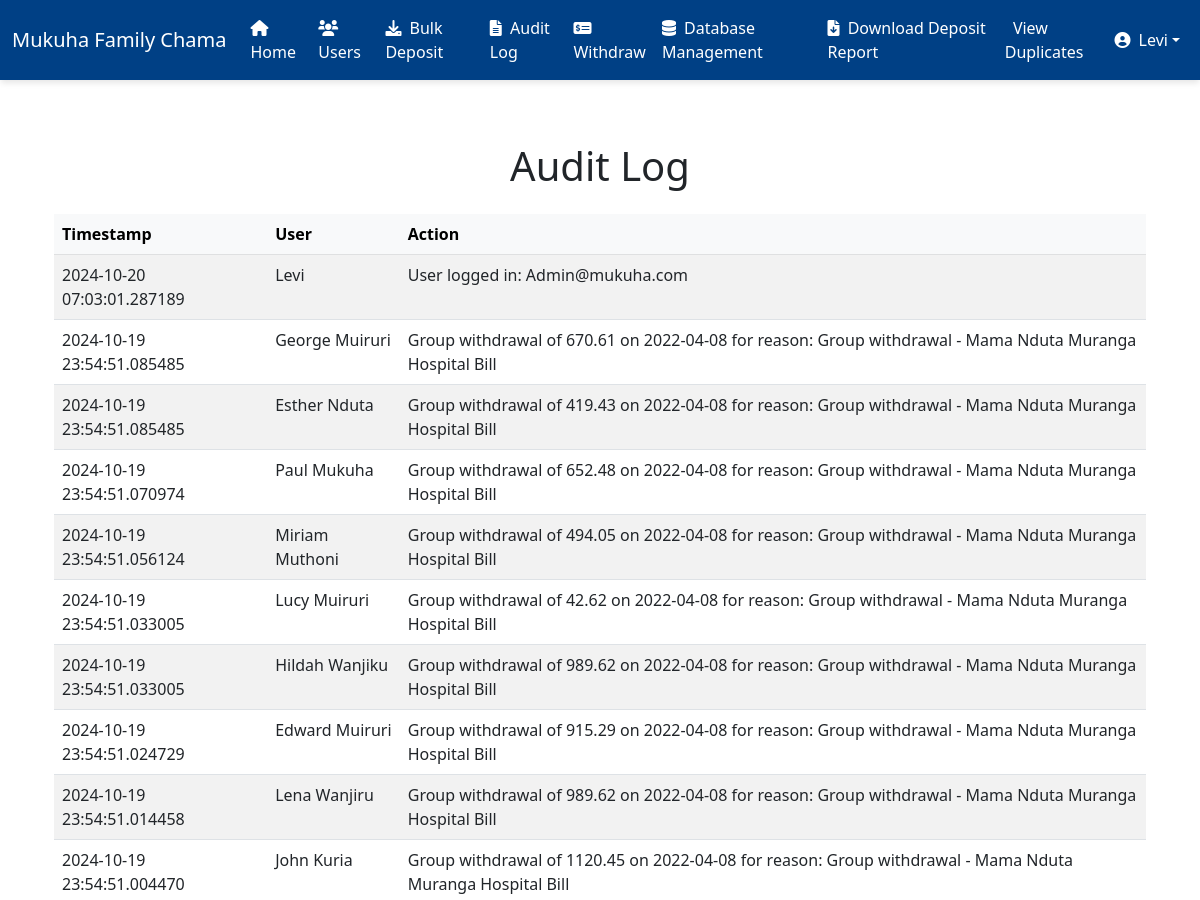
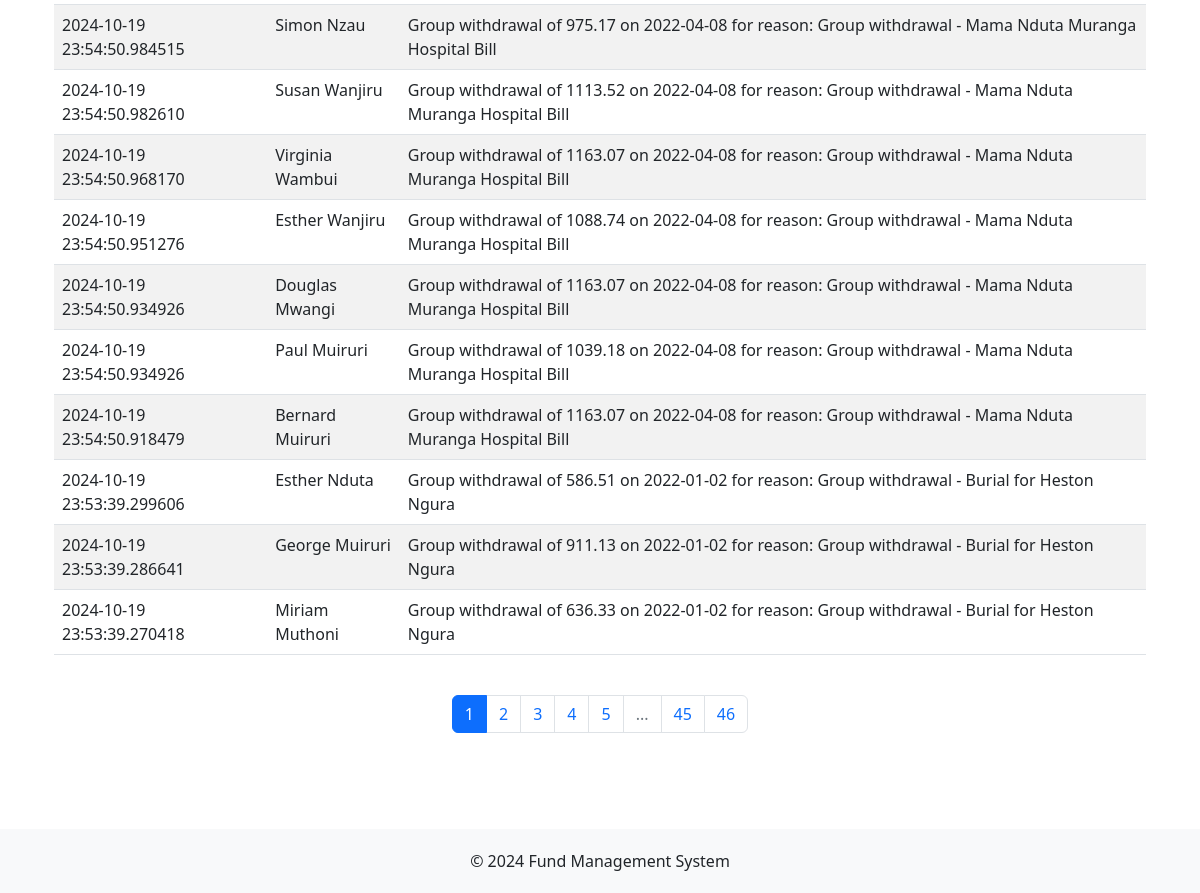
The app's page /audit_log (signed in), older data (2 pictures, top to bottom).
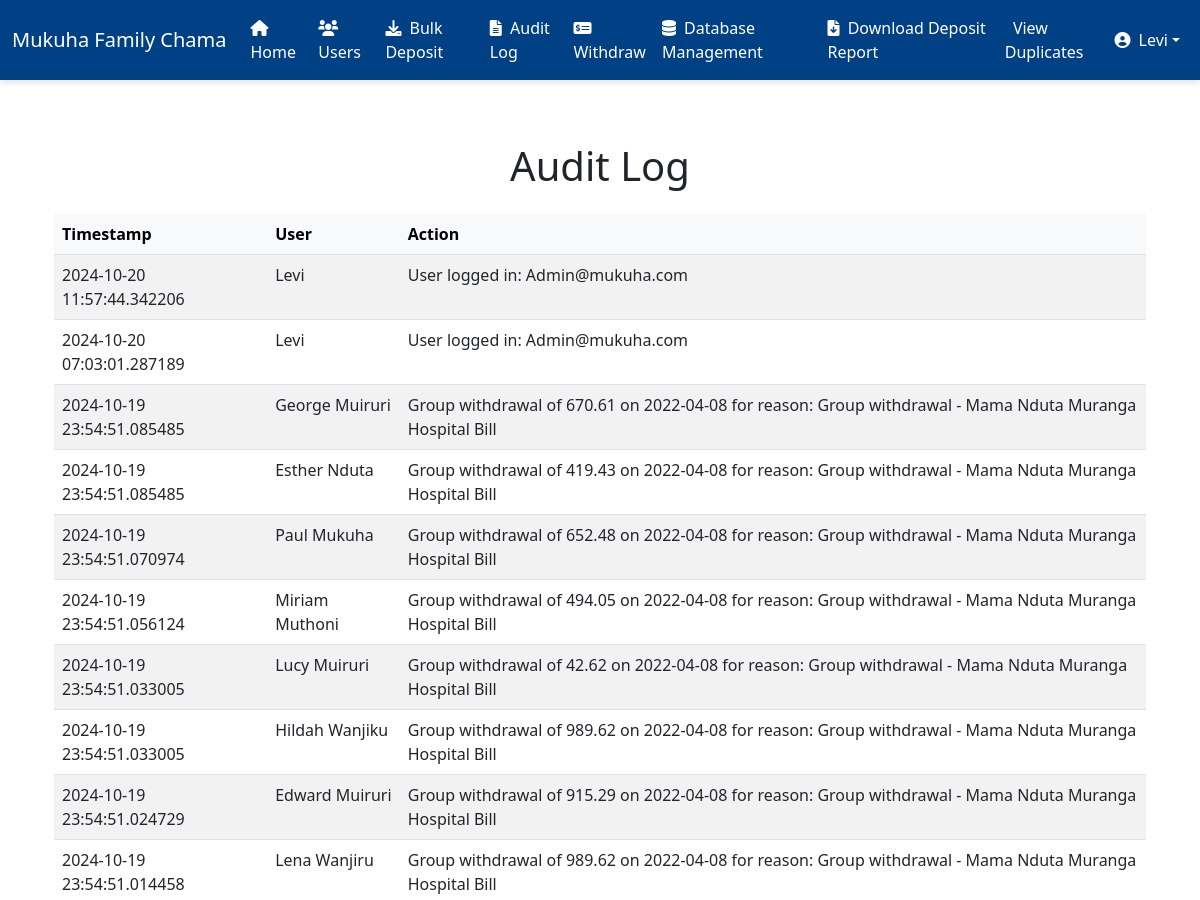
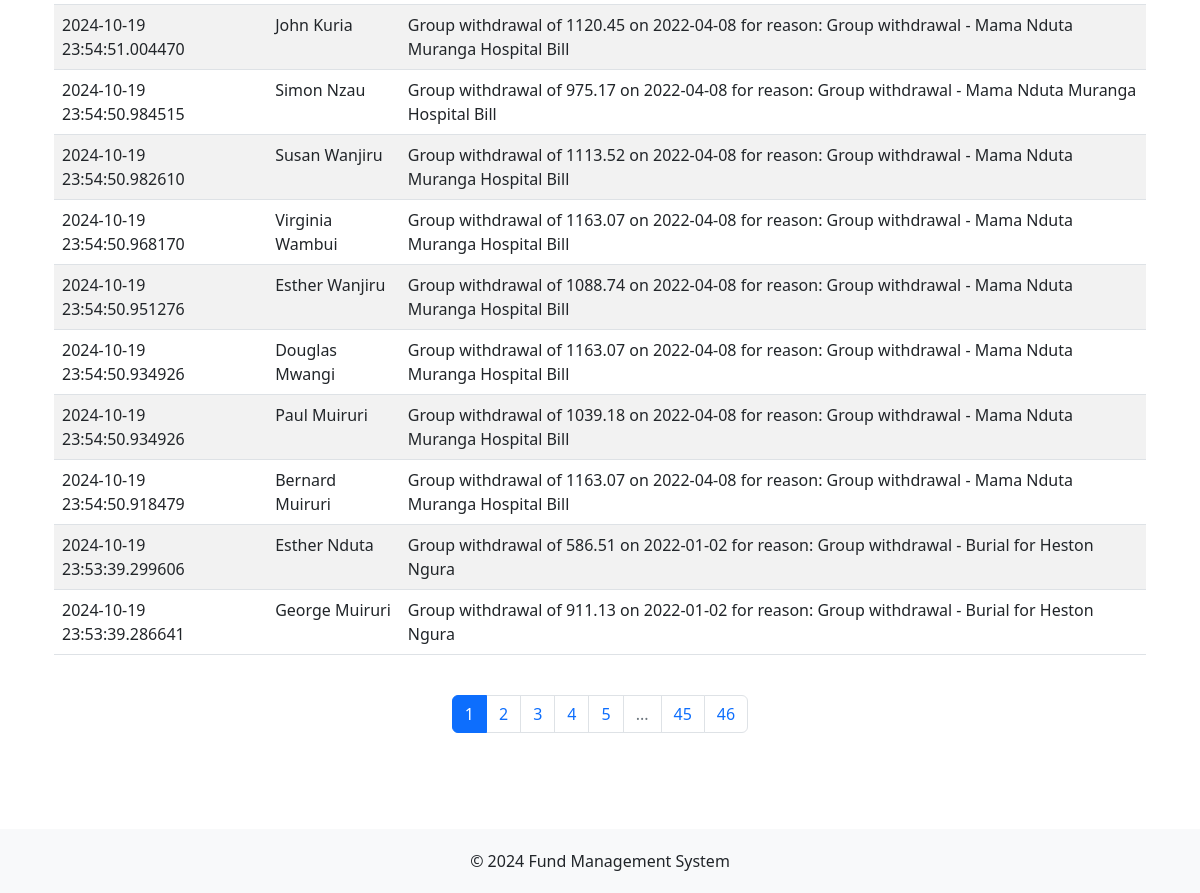
The same page, newer data (2 pictures, top to bottom).
### app.py (models this page shows, shortened)
class User(db.Model):
    id = db.Column(db.Integer, primary_key=True)
    name = db.Column(db.String(80), nullable=False)
    email = db.Column(db.String(120), unique=True, nullable=False)
    password = db.Column(db.String(255), nullable=False)
    role = db.Column(db.String(20), nullable=False, default='member')
    is_password_changed = db.Column(db.Boolean, default=False)
    deposits = db.relationship('Deposit', backref='user', lazy='dynamic')
    withdrawals = db.relationship('Withdrawal', backref='user', lazy='dynamic')

class AuditLog(db.Model):
    id = db.Column(db.Integer, primary_key=True)
    user_id = db.Column(db.Integer, db.ForeignKey('user.id'), nullable=False)
    action = db.Column(db.String(200), nullable=False)
    timestamp = db.Column(db.DateTime, nullable=False, default=datetime.utcnow)
    user = db.relationship('User', backref=db.backref('audit_logs', lazy='dynamic'))

### app.py (the view)
@app.route('/audit_log')
@login_required
@password_change_required
def audit_log():
    page = request.args.get('page', 1, type=int)
    per_page = 20  # Number of logs per page
    logs = AuditLog.query.order_by(AuditLog.timestamp.desc()).paginate(page=page, per_page=per_page, error_out=False)
    return render_template('audit_log.html', logs=logs)

### app.py (called while the page is built)
def login_required(f):
    @wraps(f)
    def decorated_function(*args, **kwargs):
        if 'user_id' not in session:
            return redirect(url_for('login', next=request.url))
        return f(*args, **kwargs)
    return decorated_function

def password_change_required(f):
    @wraps(f)
    def decorated_function(*args, **kwargs):
        user_id = session.get('user_id')
        if not user_id:
            return redirect(url_for('login'))
        user = User.query.get(user_id)
        if not user:
            session.pop('user_id', None)  # Clear invalid session
            return redirect(url_for('login'))
        if not user.is_password_changed:
            return redirect(url_for('change_password'))
        return f(*args, **kwargs)
    return decorated_function

@app.context_processor
def inject_user():
    if 'user_id' in session:
        user = User.query.get(session['user_id'])
        return dict(current_user=user)
    return dict(current_user=None)

### templates/audit_log.html (shortened to what this page needs)
{% extends "base.html" %}
{% block content %}
<div class="container my-5">
    <h1 class="text-center mb-4">Audit Log</h1>
    <div class="table-responsive">
        <table class="table table-striped table-hover">
            <thead class="table-light">
                <tr>
                    <th>Timestamp</th>
                    <th>User</th>
                    <th>Action</th>
                </tr>
            </thead>
            <tbody>
                {% for log in logs.items %}
                <tr>
                    <td>{{ log.timestamp }}</td>
                    <td>{{ log.user.name }}</td>
                    <td>{{ log.action }}</td>
                </tr>
                {% endfor %}
            </tbody>
        </table>
    </div>
    <nav aria-label="Page navigation" class="mt-4">
        <ul class="pagination justify-content-center">
            {% for page in logs.iter_pages() %}
                {% if page %}
                    {% if page != logs.page %}
                        <li class="page-item"><a class="page-link" href="{{ url_for('audit_log', page=page) }}">{{ page }}</a></li>
                    {% else %}
                        <li class="page-item active"><span class="page-link">{{ page }}</span></li>
                    {% endif %}
                {% else %}
                    <li class="page-item disabled"><span class="page-link">...</span></li>
                {% endif %}
            {% endfor %}
        </ul>
    </nav>
</div>
{% endblock %}

### templates/base.html (shortened to what this page needs)
<!DOCTYPE html>
<html lang="en">
<head>
    <link href="https://cdn.jsdelivr.net/npm/tailwindcss@2.2.19/dist/tailwind.min.css" rel="stylesheet">
    <link rel="stylesheet" href="https://cdnjs.cloudflare.com/ajax/libs/font-awesome/6.1.1/css/all.min.css">
    <link rel="stylesheet" href="https://cdn.jsdelivr.net/npm/bootstrap@5.2.3/dist/css/bootstrap.min.css">
    <link rel="stylesheet" href="https://cdnjs.cloudflare.com/ajax/libs/font-awesome/6.0.0-beta3/css/all.min.css" />
</head>
<body>
    <nav class="navbar navbar-expand-lg fixed-top
        {% if current_user %}
            {% if current_user.role == 'admin' %}
                navbar-admin
            {% elif current_user.role == 'member' %}
                navbar-member
            {% else %}
                navbar-light bg-light
            {% endif %}
        {% else %}
            navbar-light bg-light
        {% endif %}
    ">
        <div class="container-fluid">
            <a class="navbar-brand" href="{{ url_for('home') }}">Mukuha Family Chama</a>
            <div class="collapse navbar-collapse" id="navbarNav">
                {% if current_user and current_user.role == 'admin' %}
                    <ul class="navbar-nav me-auto mb-2 mb-lg-0">
                        <li class="nav-item">
                            <a class="nav-link {% if request.endpoint == 'index' %}active{% endif %}" href="{{ url_for('index') }}">
                                <i class="fas fa-home me-1"></i> Home
                            </a>
                        </li>
                        <li class="nav-item">
                            <a class="nav-link {% if request.endpoint == 'users' %}active{% endif %}" href="{{ url_for('users') }}">
                                <i class="fas fa-users me-1"></i> Users
                            </a>
                        </li>
                        <li class="nav-item">
                            <a class="nav-link {% if request.endpoint == 'bulk_deposit' %}active{% endif %}" href="{{ url_for('bulk_deposit') }}">
                                <i class="fas fa-download me-1"></i> Bulk Deposit
                            </a>
                        </li>
                        <li class="nav-item">
                            <a class="nav-link {% if request.endpoint == 'audit_log' %}active{% endif %}" href="{{ url_for('audit_log') }}">
                                <i class="fas fa-file-alt me-1"></i> Audit Log
                            </a>
                        </li>
                        <li class="nav-item">
                            <a class="nav-link {% if request.endpoint == 'withdraw' %}active{% endif %}" href="{{ url_for('withdraw') }}">
                                <i class="fas fa-money-check-alt me-1"></i> Withdraw
                            </a>
                        </li>
                        <li class="nav-item">
                            <a class="nav-link {% if request.endpoint == 'database_management' %}active{% endif %}" href="{{ url_for('database_management') }}">
                                <i class="fas fa-database me-1"></i> Database Management
                            </a>
                        </li>
                        <li class="nav-item">
                            <a class="nav-link {% if request.endpoint == 'download_deposit_report' %}active{% endif %}" href="{{ url_for('download_deposit_report') }}">
                                <i class="fas fa-file-download me-1"></i> Download Deposit Report
                            </a>
                        </li>
                        <li class="nav-item">
                            <a class="nav-link {% if request.endpoint == 'duplicate_deposits' %}active{% endif %}" href="{{ url_for('duplicate_deposits') }}">
                                 View Duplicates
                            </a>
                        </li>
                    </ul>
                {% endif %}
                <ul class="navbar-nav ms-auto mb-2 mb-lg-0">
                    {% if current_user %}
                        <li class="nav-item dropdown">
                            <a class="nav-link dropdown-toggle d-flex align-items-center" href="#" id="userDropdown" role="button" data-bs-toggle="dropdown" aria-expanded="false">
                                <i class="fas fa-user-circle me-2"></i> {{ current_user.name }}
                            </a>
                        </li>
                    {% else %}
                        <li class="nav-item">
                            <a class="nav-link {% if request.endpoint == 'login' %}active{% endif %}" href="{{ url_for('login') }}">
                                <i class="fas fa-sign-in-alt me-1"></i> Login
                            </a>
                        </li>
                    {% endif %}
                </ul>
            </div>
        </div>
    </nav>
    <div class="container content mt-4 mb-5">
        {% block content %}{% endblock %}
    </div>
    <footer>
        <div class="container">
            <p class="mb-0">&copy; 2024 Fund Management System</p>
        </div>
    </footer>
</body>
</html>

### templates/base.html (style rules this page uses)
body { display: flex; flex-direction: column; min-height: 100vh; padding-top: 70px; margin: 0; }
.content { flex: 1; }
footer { background-color: #f8f9fa; padding: 20px 0; width: 100%; text-align: center; }
.navbar { box-shadow: 0 4px 6px -1px rgba(0,0,0,0.1); transition: box-shadow 0.3s ease-in-out; }
.navbar-admin { background-color: #004085; }
.navbar-admin .nav-link, .navbar-member .nav-link, .navbar-admin .navbar-brand, .navbar-member .navbar-brand, .navbar-admin .dropdown-item, .navbar-member .dropdown-item { color: #ffffff !important; }

Row changes from the older to the newer data that the page shows:
no longer on this page (row unchanged): AuditLog: timestamp "2024-10-19 23:53:39.270418", user.name "Miriam Muthoni", action "Group withdrawal of 636.33 on 2022-01-02 for reason: Group withdrawal - Burial for Heston Ngura"
added AuditLog: timestamp "2024-10-20 11:57:44.342206", user.name "Levi", action "User logged in: Admin@mukuha.com"
